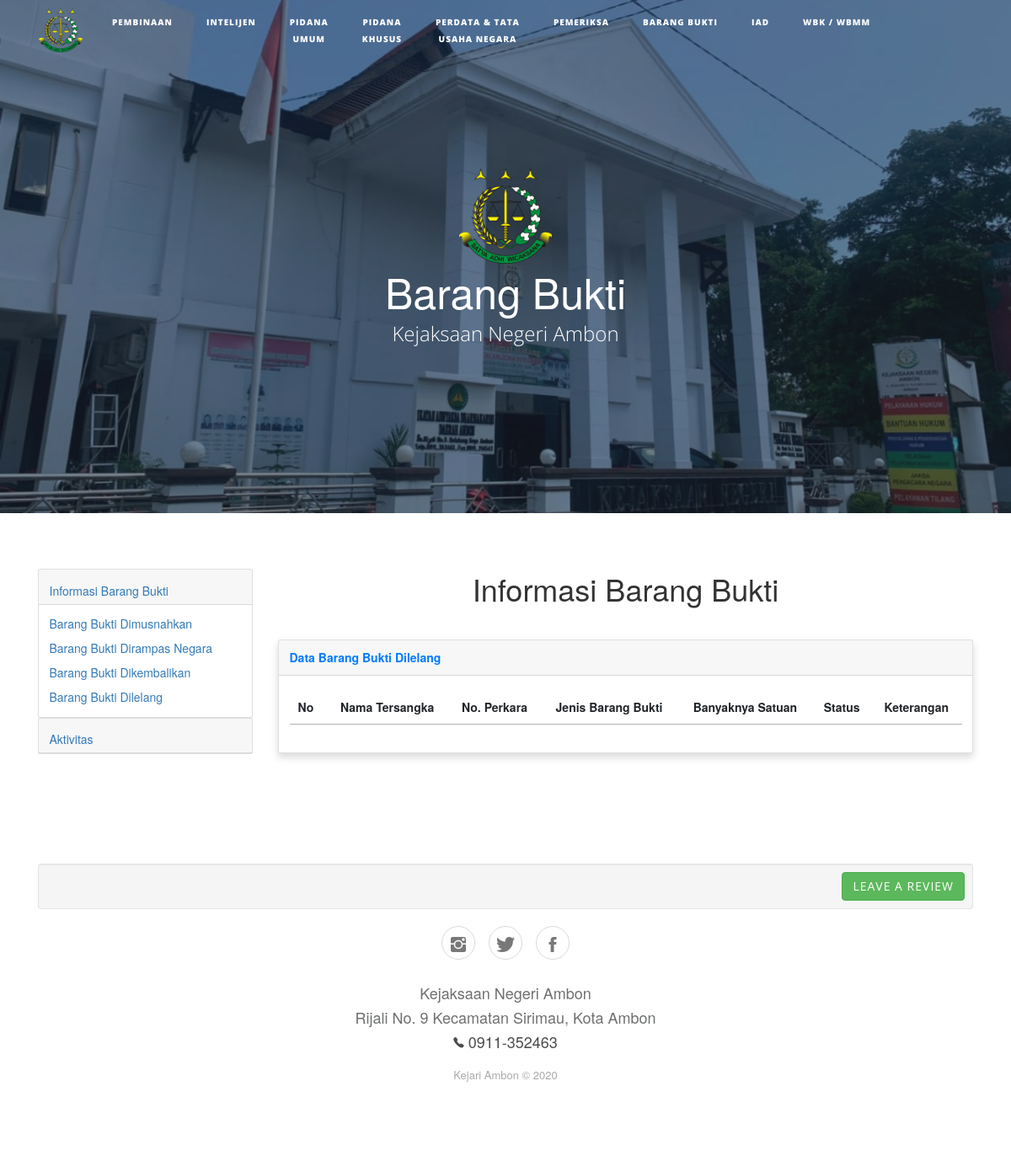
Before: /index.php/barangbukti/lelang with the older database file.
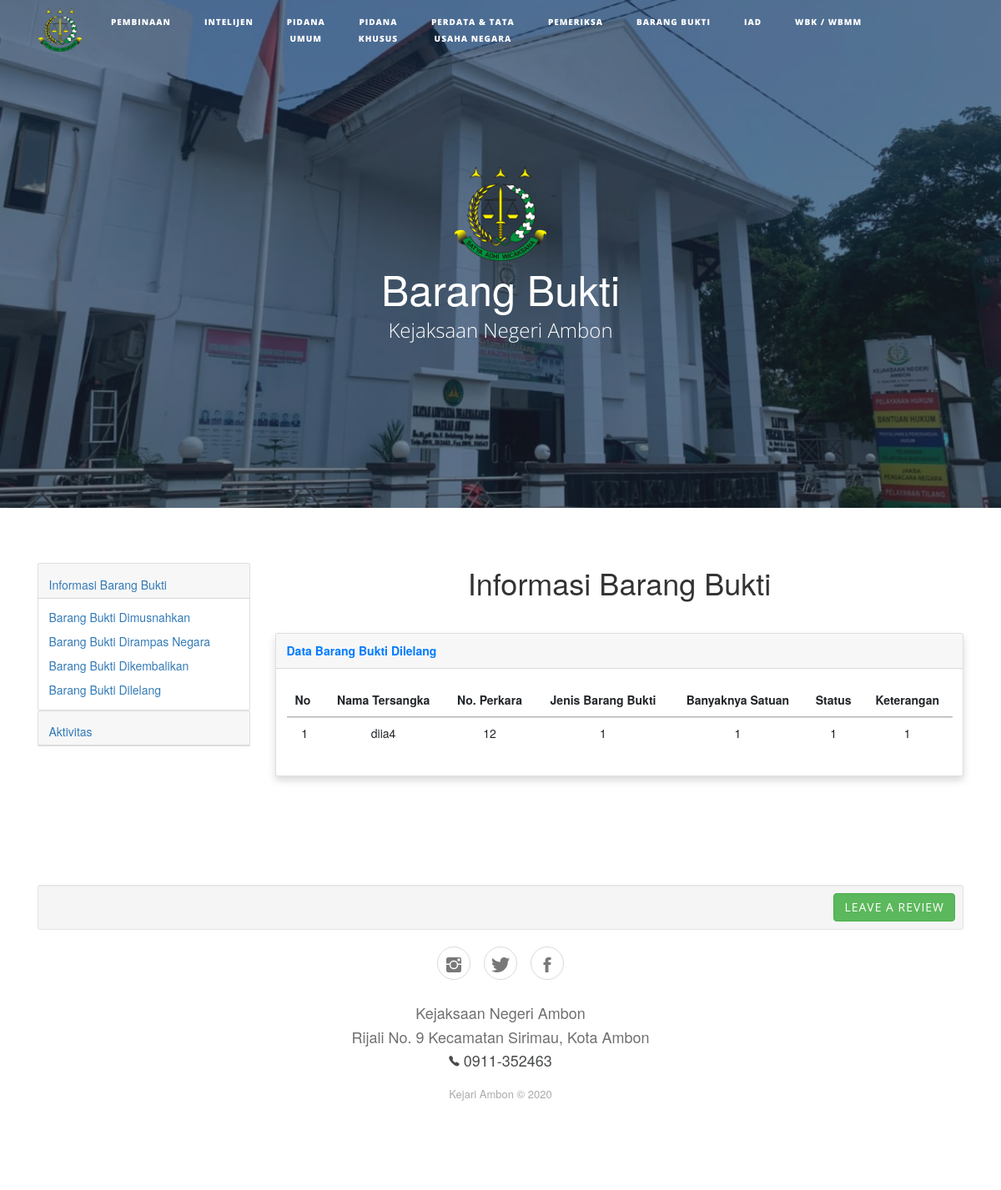
After: the same page with the newer database file.
### tables this page shows
CREATE TABLE `barang_bukti` (
  `id_bb` int(11) NOT NULL,
  `tersangka` varchar(50) NOT NULL,
  `no_perkara` varchar(50) NOT NULL,
  `jenis` varchar(50) NOT NULL,
  `jumlah` int(255) NOT NULL,
  `status` varchar(50) NOT NULL,
  `keterangan` varchar(255) NOT NULL,
  `kategori` varchar(255) NOT NULL
);

### application/controllers/Barangbukti.php (called while the page is built, shortened)
<?php
class Barangbukti extends CI_Controller {
	public function lelang()
	{$this->db->select('*');
		$this->db->from('barang_bukti');
		$this->db->where("kategori","lelang");
		$query4=$this->db->get();
		$data4['lelang'] = $query4->result_array();
		$this->load->view('/user/_bb4.php',$data4);
	}
}

### index.php (called while the page is built, shortened)
<?php
require_once BASEPATH.'core/CodeIgniter.php';

### application/views/user/_bb4.php (the view, shortened to what the changed rows need)
<?php
  include 'header.php' ?>
<header class="masthead" style="background-image:url('<?= base_url('assets'); ?>/img/home.jpeg');">
    <div class="container">
        <div class="row">
            <div class="col-md-10 col-lg-8 mx-auto">
                <div class="site-heading">
                    <h1 style="font-size: 50px;">Barang Bukti</h1><span class="subheading">Kejaksaan Negeri Ambon</span>
                </div>
            </div>
        </div>
    </div>
</header>
<div class="container">
    <div class="row">
        <div class="col col-md-6 col-lg-9">
            <h1 style="text-align: center; margin-bottom: 40px;">Informasi Barang Bukti</h1>
            <div class="card shadow" style="margin-top: 10px;">
                <div class="card-body">
                    <div class="table-responsive table mt-2" id="dataTable" role="grid" aria-describedby="dataTable_info">
                        <table class="table dataTable my-0" id="myTable">
                            <thead>
                                <tr>
                                    <th>No</th>
                                    <th>
                                        <center>Nama Tersangka</center>
                                    </th>
                                    <th>
                                        <center>No. Perkara</center>
                                    </th>
                                    <th>
                                        <center>Jenis Barang Bukti</center>
                                    </th>
                                    <th>
                                        <center>Banyaknya Satuan</center>
                                    </th>
                                    <th>
                                        <center>Status</center>
                                    </th>
                                    <th>
                                        <center>Keterangan</center>
                                    </th>
                                </tr>
                            </thead>
                            <tbody>
                            <?php $i = 1; ?>
                                <?php foreach ($lelang as $data) : ?>
                                    <tr>
                                        <td>
                                            <center><?= $i; ?></center>
                                        </td>
                                        <td>
                                            <center><?= $data['tersangka']; ?></center>
                                        </td>
                                        <td>
                                            <center><?= $data['no_perkara']; ?></center>
                                        </td>
                                        <td>
                                            <center><?= $data['jenis']; ?></center>
                                        </td>
                                        <td>
                                            <center><?= $data['jumlah']; ?></center>
                                        </td>
                                        <td>
                                            <center><?= $data['status']; ?></center>
                                        </td>
                                         <td>
                                            <center><?= $data['keterangan']; ?></center>
                                        </td>
                                    </tr>
                                    <?php $i++; ?>
                                <?php endforeach; ?>
                            </tbody>
                        </table>
                    </div>
                </div>
            </div>
        </div>
    </div>
</div>
<?php
  include 'footer.php' ?>

Changed rows visible on the page:
added barang_bukti: tersangka "diia4", no_perkara "12", jenis "1", jumlah "1", status "1", keterangan "1"
